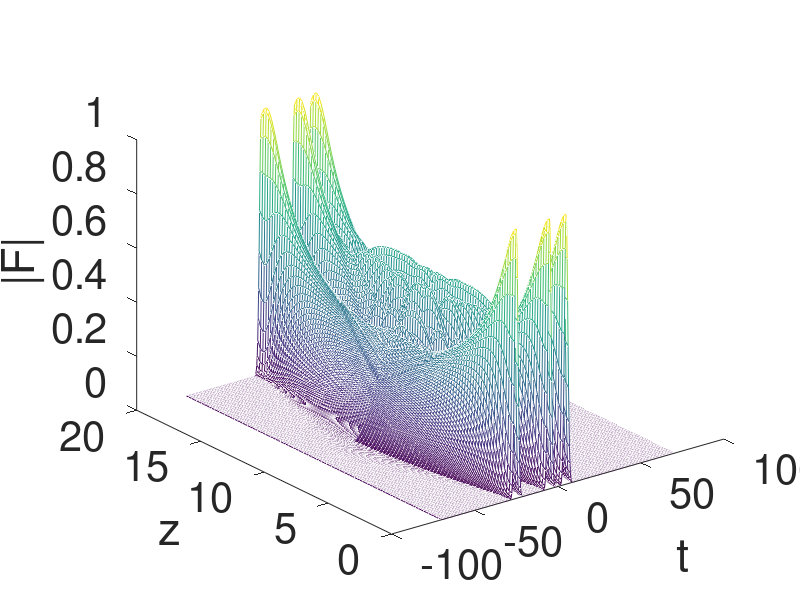
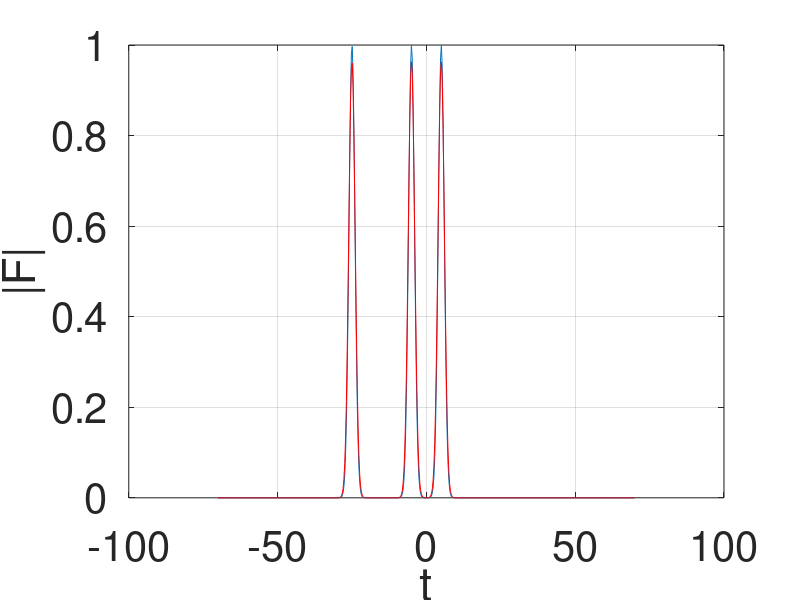
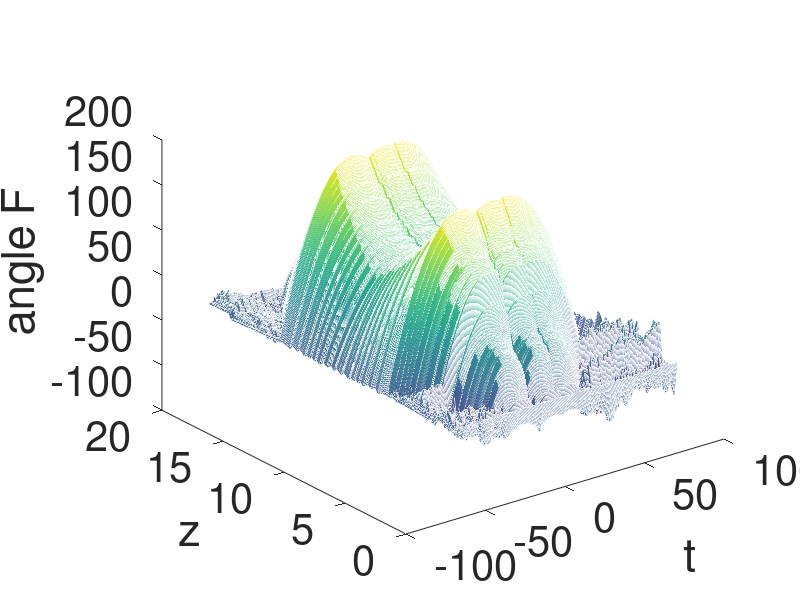
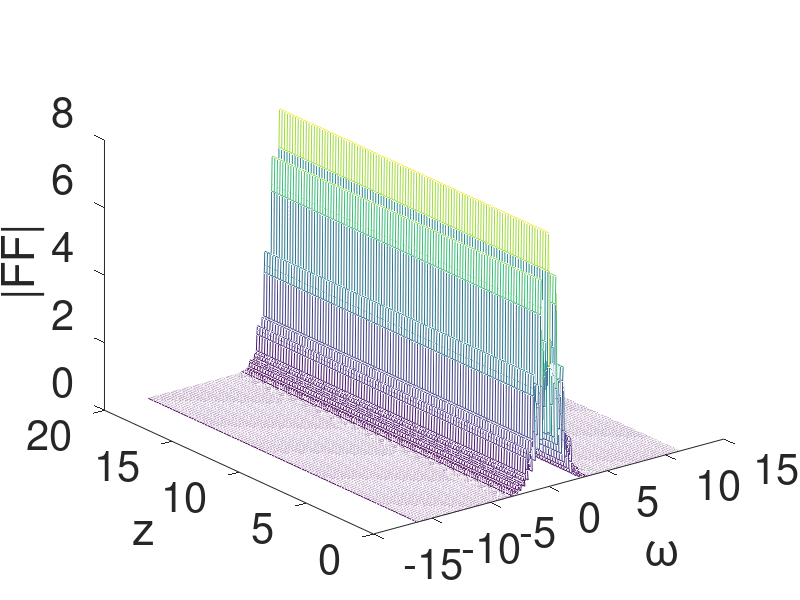

The MATLAB source for these figures, in order:

%
% PROPAGATION METHOD FOR THE SOLUTION OF NLSE
%
% i Fz - beta2/2*Ftt + gamma * |F|^2 F=0
%

clc
clear all
close all

% MATERIAL PROPERTIES

beta21=1;
beta22=-1;
gamma=0;

% TEMPORAL COORDINATE

t0=-70;
t1=70;
nt=501;
t=linspace(t0,t1,nt);
deltat=(t1-t0)/(nt-1);

% SPATIAL COORDINATE
z0=0;
z1=20;
nz=101;
z=linspace(z0,z1,nz);
deltaz=(z1-z0)/(nz-1);

h=deltaz;

% FREQUENCY COORDINATE
indfreq=-nt/2:1:nt/2-1;
omega=pi/t1.*indfreq;


%INPUT ENVELOPE
amp=1;
tau0=1;
SHIFT=5;


FIN=1*amp*exp(-(t-SHIFT).^2/(2*tau0^2))+...
    1*amp*exp(-(t+SHIFT).^2/(2*tau0^2))+...
    1*amp*exp(-(t+5*SHIFT).^2/(2*tau0^2));



FFIN=deltat*fftshift(fft(FIN)); %SPECTRAL PROFILE

% figure(1)
% plot(t,abs(FIN))
% xlabel('t'); ylabel('|F|')
% set(findall(gcf,'type','text'),'FontSize',20);
% set(gca,'FontSize',20);
% grid;


% figure(2)
% plot(t,unwrap(angle(FIN)))
% xlabel('t'); ylabel('angle F')
% set(findall(gcf,'type','text'),'FontSize',30);
% set(gca,'FontSize',30);
% grid;
% 
% figure(3)
% plot(omega,abs(FFIN))
% xlabel('\omega'); ylabel('|FFIN|')
% grid
% set(findall(gcf,'type','text'),'FontSize',30);
% set(gca,'FontSize',30);
% grid;



%%%%%%%%%%%%%%
% CORE OF THE PROGRAM
%%%%%%%%%%%%%%

F=zeros(ceil(nt),floor(nz));
FF=zeros(ceil(nt),floor(nz));

F(:,1)=FIN;
FF(:,1)=FFIN;

q=FIN;

for loop_step=2:1:nz
% my solution for z1 = 10 and z2 = 20
%     if (loop_step < nz/2)
%         beta2 = beta21;
%     else
%         beta2 = beta22;
%     end
      if z(loop_step) < 10
          beta2=1;
      else
          beta2=-1;
      end
    
    %LINEAR DISPERSIVE STEP
    qs=deltat*fftshift(fft(q)); %FFT
    qs_old=qs;
    
    prop=beta2/2*omega.^2;
    fact=j*prop*h;
    qs=qs_old.*exp(fact); %calculation of the envelope, undere
    %the effect of propagation beta2
    
    q=(1/deltat)*ifft(ifftshift(qs)); %coming back in the time domain
    
       
    %NONLINEAR CHI3 EFFECT  STEP
    
    q_old=q;
    q=q_old.*exp(j*gamma*abs(q_old).^2*h);
    
    %SAVE DATA EVERY NZ
    
    F(:,loop_step)=q;
    FF(:,loop_step)=deltat*fftshift(fft(q));
    
    
end

save dati


figure
mesh(t,z,abs(F)')
xlabel('t')
ylabel('z')
zlabel('|F|')
set(findall(gcf,'type','text'),'FontSize',30);
set(gca,'FontSize',30);
grid;


figure
plot(t,abs(F(:,1)),t,abs(F(:,end)),'r')
xlabel('t')
ylabel('|F|')
set(findall(gcf,'type','text'),'FontSize',30);
set(gca,'FontSize',30);
grid;


figure
mesh(t,z,unwrap(angle((F)))')
xlabel('t')
ylabel('z')
zlabel('angle F')
set(findall(gcf,'type','text'),'FontSize',30);
set(gca,'FontSize',30);
grid;

figure
mesh(omega,z,abs(FF)')
xlabel('\omega')
ylabel('z')
zlabel('|FF|')
set(findall(gcf,'type','text'),'FontSize',30);
set(gca,'FontSize',30);
grid;

figure
plot(omega,abs(FF(:,1)),omega,abs(FF(:,end)),'r')
xlabel('\omega')
ylabel('|F|')
set(findall(gcf,'type','text'),'FontSize',30);
set(gca,'FontSize',30);
grid;